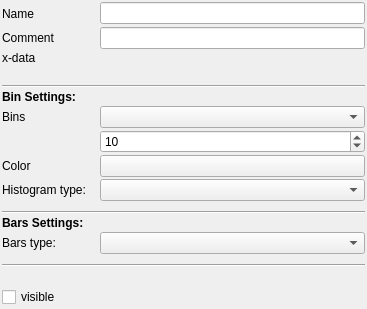
<?xml version="1.0" encoding="UTF-8"?>
<ui version="4.0">
    <class>HistogramDockGeneralTab</class>
    <widget class="QWidget" name="HistogramDockGeneralTab">
        <property name="geometry">
            <rect>
                <x>0</x>
                <y>0</y>
                <width>367</width>
                <height>291</height>
            </rect>
        </property>
        <layout class="QGridLayout" name="gridLayout">
            <property name="leftMargin">
                <number>2</number>
            </property>
            <property name="topMargin">
                <number>2</number>
            </property>
            <property name="rightMargin">
                <number>2</number>
            </property>
            <property name="bottomMargin">
                <number>2</number>
            </property>
            <property name="spacing">
                <number>2</number>
            </property>
            <item row="0" column="0">
                <widget class="QLabel" name="lName">
                    <property name="text">
                        <string>Name</string>
                    </property>
                </widget>
            </item>
            <item row="0" column="1">
                <spacer name="hsName">
                    <property name="orientation">
                        <enum>Qt::Horizontal</enum>
                    </property>
                    <property name="sizeType">
                        <enum>QSizePolicy::Fixed</enum>
                    </property>
                    <property name="sizeHint" stdset="0">
                        <size>
                            <width>10</width>
                            <height>23</height>
                        </size>
                    </property>
                </spacer>
            </item>
            <item row="0" column="2">
                <widget class="QLineEdit" name="leName"/>
            </item>
            <item row="1" column="0">
                <widget class="QLabel" name="lComment">
                    <property name="text">
                        <string>Comment</string>
                    </property>
                </widget>
            </item>
            <item row="1" column="2">
                <widget class="QLineEdit" name="leComment"/>
            </item>
            <item row="2" column="0">
                <widget class="QLabel" name="lXColumn">
                    <property name="text">
                        <string>x-data</string>
                    </property>
                </widget>
            </item>
            <item row="3" column="0">
                <spacer name="verticalSpacerST">
                    <property name="orientation">
                        <enum>Qt::Vertical</enum>
                    </property>
                    <property name="sizeType">
                        <enum>QSizePolicy::Fixed</enum>
                    </property>
                    <property name="sizeHint" stdset="0">
                        <size>
                            <width>32</width>
                            <height>18</height>
                        </size>
                    </property>
                </spacer>
            </item>
            <item row="4" column="0" colspan="3">
                <widget class="Line" name="line">
                    <property name="orientation">
                        <enum>Qt::Horizontal</enum>
                    </property>
                </widget>
            </item>
            <item row="5" column="0">
                <widget class="QLabel" name="lBinSettings">
                    <property name="font">
                        <font>
                            <weight>75</weight>
                            <bold>true</bold>
                        </font>
                    </property>
                    <property name="text">
                        <string>Bin Settings:</string>
                    </property>
                </widget>
            </item>
            <item row="6" column="0">
                <widget class="QLabel" name="lBinCount">
                    <property name="text">
                        <string>Bins</string>
                    </property>
                </widget>
            </item>
            <item row="6" column="2">
                <widget class="QComboBox" name="cbBins"/>
            </item>
            <item row="7" column="2">
                <widget class="QSpinBox" name="sbBins">
                    <property name="maximum">
                        <number>30</number>
                    </property>
                    <property name= "minimum">
                        <number>1</number>
                    </property>
                    <property name="value">
                        <number>10</number>
                    </property>
                </widget>
            </item>
            <item row="8" column="0">
                <widget class="QLabel" name="lHistogramColour">
                    <property name="text">
                        <string>Color</string>
                    </property>
                </widget>
            </item>
            <item row="8" column="2">
                <widget class="KColorButton" name="kcbLineColor">
                    <property name="sizePolicy">
                        <sizepolicy hsizetype="Preferred" vsizetype="Fixed">
                            <horstretch>0</horstretch>
                            <verstretch>0</verstretch>
                        </sizepolicy>
                    </property>
                </widget>
            </item>
            <item row="10" column="0">
                <widget class="QLabel" name="lType">
                    <property name="text">
                        <string>Histogram type:</string>
                    </property>
                </widget>
            </item>
            <item row="10" column="2">
                <widget class="QComboBox" name="cbHistogramType"/>
            </item>
            <item row="11" column="0">
                <spacer name="verticalSpacerHT">
                    <property name="orientation">
                        <enum>Qt::Vertical</enum>
                    </property>
                    <property name="sizeType">
                        <enum>QSizePolicy::Fixed</enum>
                    </property>
                    <property name="sizeHint" stdset="0">
                        <size>
                            <width>32</width>
                            <height>8</height>
                        </size>
                    </property>
                </spacer>
            </item>
            <item row="12" column="0" colspan="3">
                <widget class="Line" name="line_2">
                    <property name="orientation">
                        <enum>Qt::Horizontal</enum>
                    </property>
                </widget>
            </item>
			<item row="13" column="0">
                <widget class="QLabel" name="lBinSettings">
                    <property name="font">
                        <font>
                            <weight>75</weight>
                            <bold>true</bold>
                        </font>
                    </property>
                    <property name="text">
                        <string>Bars Settings:</string>
                    </property>
                </widget>
            </item>
            <item row="14" column="0">
                <widget class="QLabel" name="lBarsType">
                    <property name="text">
                        <string>Bars type:</string>
                    </property>
                </widget>
            </item>
            <item row="14" column="2">
                <widget class="QComboBox" name="cbBarsType"/>
            </item>
            <item row="16" column="0">
                <spacer name="verticalSpacerHT">
                    <property name="orientation">
                        <enum>Qt::Vertical</enum>
                    </property>
                    <property name="sizeType">
                        <enum>QSizePolicy::Fixed</enum>
                    </property>
                    <property name="sizeHint" stdset="0">
                        <size>
                            <width>32</width>
                            <height>8</height>
                        </size>
                    </property>
                </spacer>
            </item>
            <item row="17" column="0" colspan="3">
                <widget class="Line" name="line_2">
                    <property name="orientation">
                        <enum>Qt::Horizontal</enum>
                    </property>
                </widget>
            </item>
            <item row="18" column="0">
                <spacer name="verticalSpacerGeneral">
                    <property name="orientation">
                        <enum>Qt::Vertical</enum>
                    </property>
                    <property name="sizeType">
                        <enum>QSizePolicy::MinimumExpanding</enum>
                    </property>
                    <property name="sizeHint" stdset="0">
                        <size>
                            <width>24</width>
                            <height>18</height>
                        </size>
                    </property>
                </spacer>
            </item>
            <item row="19" column="0">
                <widget class="QCheckBox" name="chkVisible">
                    <property name="text">
                        <string>visible</string>
                    </property>
                </widget>
            </item>
        </layout>
    </widget>
    <customwidgets>
        <customwidget>
            <class>KColorButton</class>
            <extends>QPushButton</extends>
            <header>kcolorbutton.h</header>
        </customwidget>
    </customwidgets>
    <resources/>
    <connections/>
</ui>
